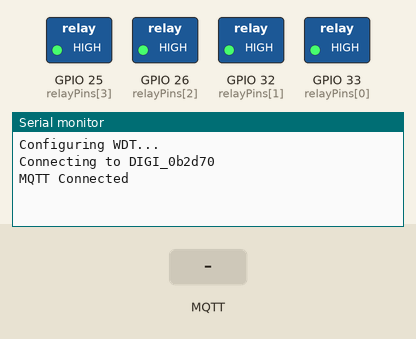
A sketch run on a simulated ESP32. Parts: switched loads named in the sketch (green lamp = pin HIGH), the last lines printed to the serial monitor. Inputs (shaded band) come from the test bench. WiFi joins after 1.5 s; servers stay silent unless stated; no MQTT or app messages arrive unless stated.

Above: at 3.3 s.
3.4 s: MQTT message "ON" arrives on the first subscribed topic
At 4.5 s:
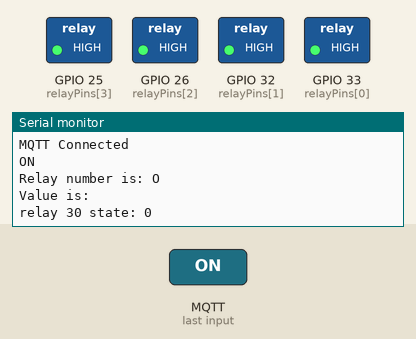
4.9 s: MQTT message "OFF" arrives on the first subscribed topic
6.4 s: MQTT message "5" arrives on the first subscribed topic
At 6.8 s:
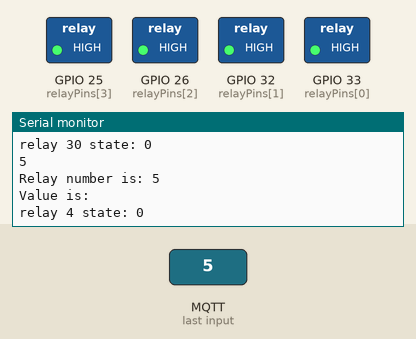

The sketch:

ESP32wateringRelayWithSemaphor.ino
```cpp
#include <WiFi.h>
#include <esp_wifi.h>
#include <PubSubClient.h>
#include <string>
#include <math.h>
#include <esp_task_wdt.h>
#include "soc/soc.h"
#include "soc/rtc_cntl_reg.h"
#include "freertos/FreeRTOS.h"
#include "freertos/semphr.h"

#define DELAY 60000
#define LIMIT 65
#define WDT_TIMEOUT 20
#define WD_DELAY 10000
#define SIDES 120000
#define MIDDLE 120000
#define GRASS 600000
#define OUTSIDE 300000

const char* ssid = "DIGI_0b2d70";
const char* password = "XXXXXXXX";
const char* mqtt_server = "192.168.1.10";

WiFiClient espClient;
PubSubClient client(espClient);

uint8_t relayPins[4] = {33, 32, 26, 25};
int counter = 0;
int wd_counter = 0;

SemaphoreHandle_t xSemaphore;

typedef struct circle_data {
  int number;
  bool relayMode;
  unsigned long timeStarted;
  int water;
} circle_data;

circle_data circles[] = {
  { .number = 1, .relayMode = false, .timeStarted = 0, .water = SIDES },
  { .number = 2, .relayMode = false, .timeStarted = 0, .water = MIDDLE },
  { .number = 3, .relayMode = false, .timeStarted = 0, .water = GRASS },
  { .number = 4, .relayMode = false, .timeStarted = 0, .water = OUTSIDE }
};

void callback(char* topic, byte* payload, unsigned int length) {
  String message = "";
  char relayNumber;
  String value = "";

  for (int i = 0; i < length; i++) {
    if (i == 0) {
      relayNumber = (char)payload[i];
    }
    if (i > 3) {
      value += (char)payload[i];
    }
    message += (char)payload[i];
  }

  Serial.println(message);
  Serial.print("Relay number is: ");
  Serial.println(relayNumber);
  Serial.print("Value is: ");
  Serial.println(value);

  int relay = relayNumber - '0';
  unsigned int index = relay - 1;

  Serial.print("relay ");
  Serial.print(index);
  Serial.print(" state: ");
  Serial.println(relayPins[index]);

  if (value == "ON") {
    if (xSemaphoreTake(xSemaphore, (TickType_t)10) == pdTRUE) {
      if (digitalRead(relayPins[index]) == HIGH) {
        digitalWrite(relayPins[index], LOW);
        circles[index].relayMode = true;
        Serial.println("if !cirles[index].relayMOde");
        circles[index].timeStarted = millis();
      }
      xSemaphoreGive(xSemaphore);
    }
  }

  if (value == "OFF") {
    if (xSemaphoreTake(xSemaphore, (TickType_t)10) == pdTRUE) {
      if (digitalRead(relayPins[index]) == LOW) {
        digitalWrite(relayPins[index], HIGH);
        circles[index].relayMode = false;
        int relayMillis = millis() - circles[index].timeStarted;
        circles[index].timeStarted = 0;
        sendRelayWater(index + 1, relayMillis);
      }
      xSemaphoreGive(xSemaphore);
    }
  }
}

void sendRelayWater(int relay, int time) {
  Serial.print("SendRelayWater called, sent value is: ");
  char msgOut[10];
  int value = round(time / 1000);
  Serial.println(value);
  sprintf(msgOut, "%d - %d", relay, value);
  Serial.println(msgOut);
  client.publish("relayWater", msgOut);
}

void checkRelays() {
  unsigned int i = 0;

  for (i = 0; i<4; i++) {
    Serial.print("Checking relay ");
    Serial.print(i + 1);
    Serial.print("... relay state is ");
    Serial.print(circles[i].relayMode);

    if (digitalRead(relayPins[i]) == LOW) {
      int relayMillis = circles[i].timeStarted + circles[i].water;
      if (relayMillis < millis()) {
        if (xSemaphoreTake(xSemaphore, (TickType_t)10) == pdTRUE) {
          digitalWrite(relayPins[i], HIGH);
          Serial.println(" relay is switched off.");
          circles[i].relayMode = false;
          circles[i].timeStarted = 0;
          sendRelayWater(i + 1, millis() - circles[i].timeStarted);
          xSemaphoreGive(xSemaphore);
        }

      } else {
        Serial.println(" relay is ok.");
      }
    } else {
      Serial.println(" relay is ok.");
    }
  }
}

void setup_wifi() {
  delay(50);
  Serial.println();
  Serial.print("Connecting to ");
  Serial.println(ssid);

  WiFi.begin(ssid, password);

  int c = 0;
  while (WiFi.status() != WL_CONNECTED) {
    delay(1000);
    c = c + 1;
    if (c > 20){
      ESP.restart();
    }
  }
}

void connect_mqttServer() {
  while (!client.connected()) {
    if (WiFi.status() != WL_CONNECTED) {
      setup_wifi();
    }
    client.connect("Main");
    if (!client.connected()) {
      delay(1000);
    }
  }

  client.setCallback(callback);
  client.subscribe("relay", 1);

  Serial.println("MQTT Connected");
}

void setup() {
  Serial.println("Configuring WDT...");

  /*esp_task_wdt_config_t config = {
    .timeout_ms = WDT_TIMEOUT * 1000,
    .trigger_panic = true,
  };*/
  enableLoopWDT();

  //esp_task_wdt_init(&config);
  esp_task_wdt_add(NULL);

  WRITE_PERI_REG(RTC_CNTL_BROWN_OUT_REG, 0);

  Serial.begin(115200);

  pinMode(relayPins[0], OUTPUT);
  pinMode(relayPins[1], OUTPUT);
  pinMode(relayPins[2], OUTPUT);
  pinMode(relayPins[3], OUTPUT);

  for (int i = 0; i < 4; i++) {
    digitalWrite(relayPins[i], HIGH);
  }

  setup_wifi();
  client.setServer(mqtt_server,1883);
  connect_mqttServer();

  xSemaphore = xSemaphoreCreateMutex();
}

void loop() {
  if (!client.connected()) {
    connect_mqttServer();
  }

  client.loop();
  int timePassed = millis() - counter;
  int timePassedWD = millis() - wd_counter;

  /*if (timePassedWD >= WD_DELAY) {
    Serial.println(timePassedWD),
    Serial.println("WatchDog reset");
    wd_counter = millis();
    esp_task_wdt_reset();
  }*/

  if (timePassed >= DELAY) {
      Serial.println(timePassed);
      counter = millis();
      checkRelays();
  }
}
```

Measured:
- after the input at 3.4 s, the serial monitor: prints a new line at once (image 1)
- after the input at 6.4 s, the serial monitor: prints a new line at once (image 2)
